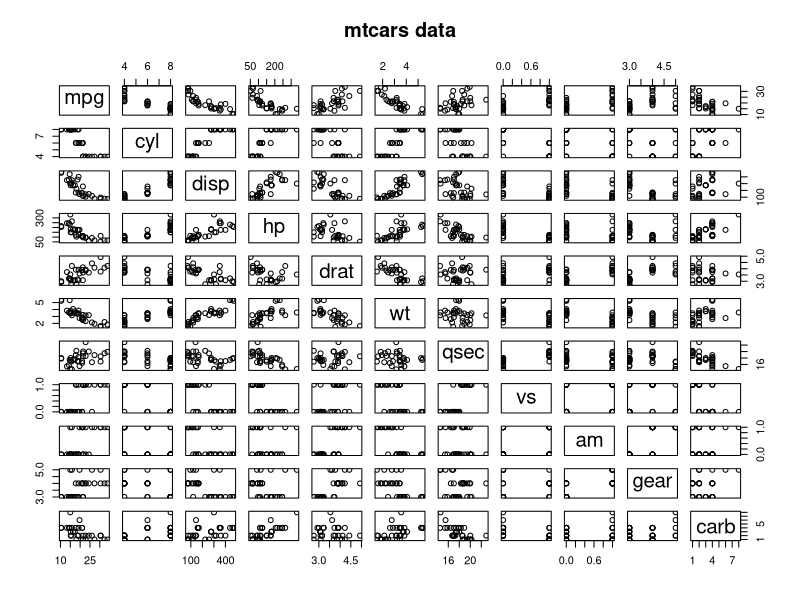
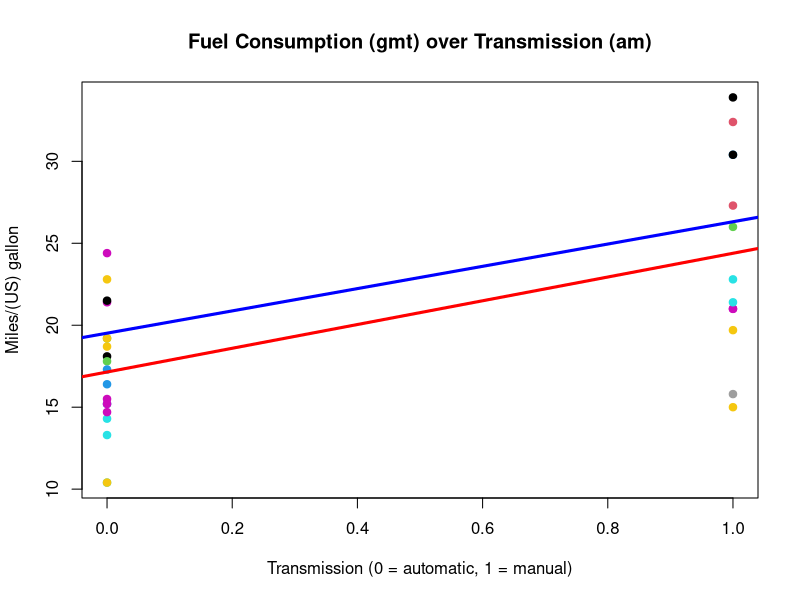

These figures' R source, in order:
## ---- chunk 1
data(mtcars)
head(mtcars)
## ---- chunk 2
require(graphics)
pairs(mtcars, main = "mtcars data")

M <- abs(cor(mtcars[,-1]))
diag(M) <- 0
which(M > 0.9,arr.ind=T)
sort(M[8,-8])
## ---- chunk 3
lm1 <- lm(mpg ~ am, mtcars)
lm2 <- lm(mpg ~ am+carb+vs, mtcars)
## ---- chunk 4
summary(lm1)
rstandard(lm1)
resid(lm1) / (1 - hatvalues(lm1))

summary(lm2)
rstandard(lm2)
resid(lm2) / (1 - hatvalues(lm2))
## ---- chunk 5
plot(mtcars$mpg~mtcars$am,col=mtcars$hp,pch=19,main="Fuel Consumption (gmt) over Transmission (am)", xlab = "Transmission (0 = automatic, 1 = manual)", ylab = "Miles/(US) gallon")
abline(lm1, lwd = 3, col="red")
abline(lm2, lwd = 3, col="blue")
